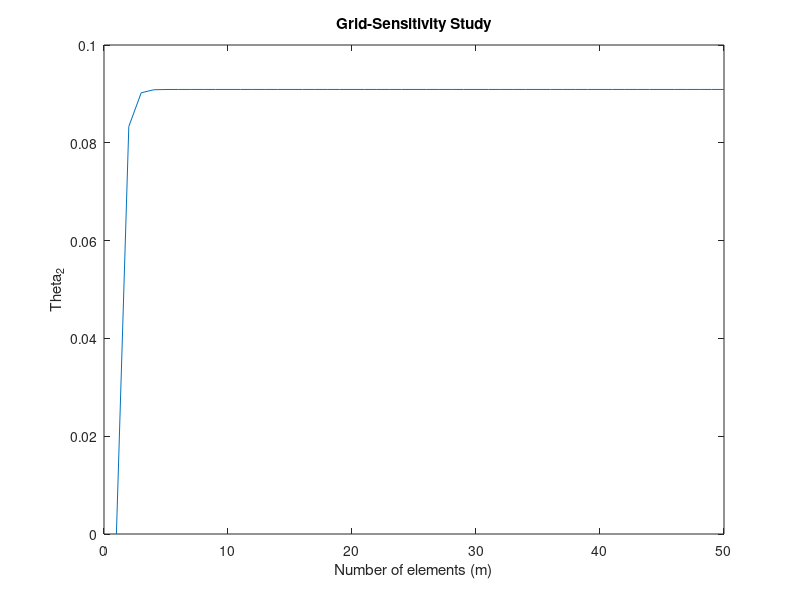
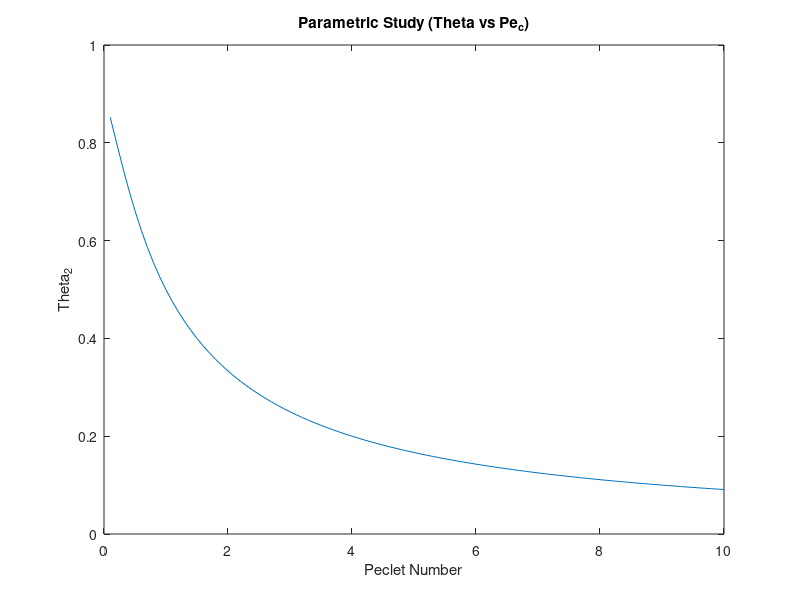

Recreate these plots in MATLAB, in order.
clear
L=1;
Pe_c=10;
m=1;
Theta_M=[];
Theta_P=[];
M=[];
P=[];
p=0.1;
j=1;
while(m<=50)
  Theta=zeros(1,m+1);
  Theta(1)=1;
  Theta(m+1)=0;
  D=(-(2+Pe_c))*ones(1,m);
  D(1)=1;
  A=(1+Pe_c)*ones(1,m);
  A(m)=0;
  A(1)=0;
  B=ones(1,m);
  B(1:2)=0;
  C=zeros(1,m);
  C(1)=1;
  C(2)=-1;
  for i=2:m
    w=B(i)/D(i-1);
    D(i)=D(i)-w*A(i-1);
    C(i)=C(i)-w*C(i-1);
  endfor
  Theta(m)=C(m)/D(m);
  for i=m-1:-1:1
    Theta(i)=(C(i)-A(i)*Theta(i+1))/D(i);
  endfor
  Theta_M(m)= Theta(2);
  M(m)=m;
  m+=1;
endwhile
while(p<=10)
  m=10;
  Pe_c=p;
  Theta=zeros(1,m+1);
  Theta(1)=1;
  Theta(m+1)=0;
  D=(-(2+Pe_c))*ones(1,m);
  D(1)=1;
  A=(1+Pe_c)*ones(1,m);
  A(m)=0;
  A(1)=0;
  B=ones(1,m);
  B(1:2)=0;
  C=zeros(1,m);
  C(1)=1;
  C(2)=-1;
  for i=2:m
    w=B(i)/D(i-1);
    D(i)=D(i)-w*A(i-1);
    C(i)=C(i)-w*C(i-1);
  endfor
  Theta(m)=C(m)/D(m);
  for i=m-1:-1:1
    Theta(i)=(C(i)-A(i)*Theta(i+1))/D(i);
  endfor
  Theta_P(j)= Theta(2);
  P(j)=p;
  p+=0.1;
  j+=1;
endwhile
figure(1)
plot(M,Theta_M)
xlabel("Number of elements (m)")
ylabel("Theta_2")
title("Grid-Sensitivity Study")
hold off
figure(2)
plot(P,Theta_P)
xlabel("Peclet Number")
ylabel("Theta_2")
title("Parametric Study (Theta vs Pe_c)")
saveas(1,"Grid_Sensitivity.png")
saveas(2,"Parmetric.png")